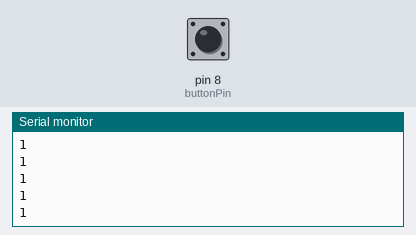
Bench run of a sketch on a simulated Arduino Uno, built with avr-gcc and run on an emulated ATmega328P. On the bench: the last lines printed to the serial monitor. The inputs (shaded band) are chosen by the test bench; at power-on: pin 8 (buttonPin) HIGH.

Above: at 1.2 s.
1.3 s: pin 8 (buttonPin) pulled LOW for 0.15 s
At 1.8 s:
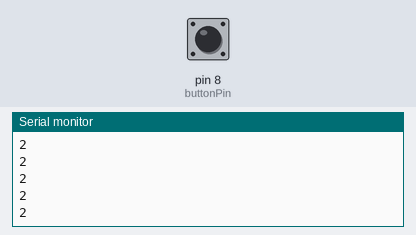
2.9 s: pin 8 (buttonPin) pulled LOW for 1 s
5.4 s: pin 8 (buttonPin) pulled LOW for 0.15 s
At 6.2 s:
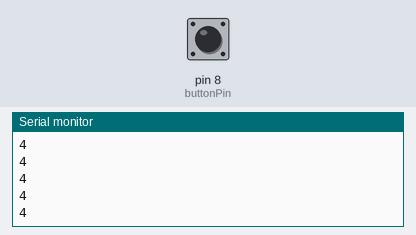
Timing chart, 0 to 7.8 s (numbered marks = the images above; inputs shaded):
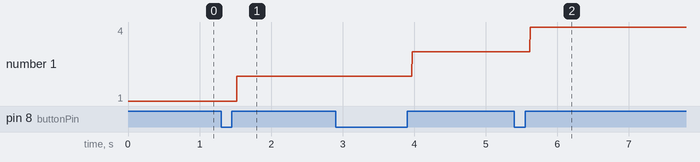

Measured:
- after the input at 1.3 s, the serial monitor: prints a new line after 0.22 s (image 1)
- after the input at 5.4 s, the serial monitor: prints a new line after 0.22 s (image 2)
- plotted number 1: 1 → 2 after the input at 1.3 s, 2 → 3 after the input at 2.9 s, 3 → 4 after the input at 5.4 s

The sketch:

ButtonCount.ino
```cpp
int buttonPin = 8;
int count = 0;
int buttonPressedState = HIGH; // HIGH for normally closed
int lastState = LOW; // inverse of above for starting out w/o press

void setup() {
  pinMode(buttonPin, INPUT);
  digitalWrite(buttonPin, HIGH); // pullup
  Serial.begin(9600);
}

void loop() {
  int newState = digitalRead(buttonPin);
  if (newState == buttonPressedState && lastState != buttonPressedState) {
    count++;
  }
  lastState = newState;
  Serial.println(count);
}
```
